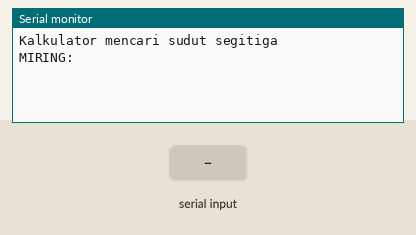
A sketch run on a simulated Arduino Uno, built with avr-gcc and run on an emulated ATmega328P. On the bench: the last lines printed to the serial monitor. The test bench sets the inputs (shaded band).

Above: at 1.2 s.
1.3 s: "90,45\n" received over Serial
At 2.0 s:
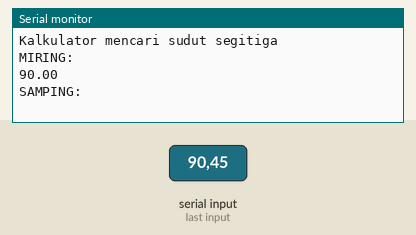
2.9 s: "30,150\n" received over Serial
At 4.2 s:
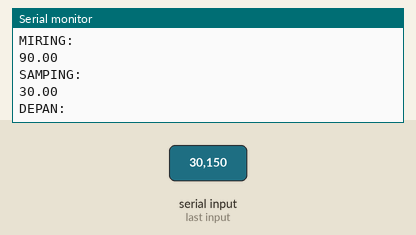
4.5 s: "5\n" received over Serial
At 5.9 s:
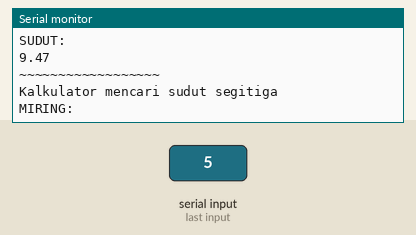
Timing chart, 0 to 7.5 s (numbered marks = the images above; inputs shaded):
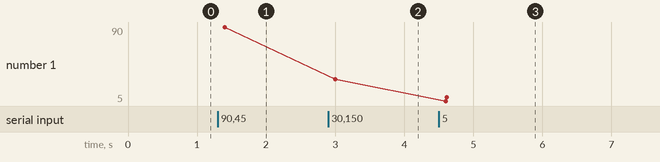

Measured:
- after the input at 1.3 s, the serial monitor: prints a new line after 0.10 s (image 1)
- after the input at 2.9 s, the serial monitor: prints a new line after 0.10 s (image 2)
- after the input at 4.5 s, the serial monitor: prints a new line after 0.10 s (image 3)
- plotted number 1: 90 → 30 after the input at 2.9 s, 30 → 9.47 after the input at 4.5 s

The sketch:

tugas.ino
```cpp
void setup(){
   Serial.begin(9600);
 }

void loop()
{

 Serial.println("Kalkulator mencari sudut segitiga ");
 Serial.println("MIRING: ");
 float a = getFloatFromSerialMonitor();
 Serial.println(a);
 Serial.println("SAMPING: ");
 float b = getFloatFromSerialMonitor();
 Serial.println(b);
 Serial.println("DEPAN: ");
 float c = getFloatFromSerialMonitor();
 Serial.println(c);
 Serial.println("SUDUT: ");
 float d= (atan(c/b)*(180/3.14));
 Serial.println(d);
 Serial.println("~~~~~~~~~~~~~~~~~~");
}

  float getFloatFromSerialMonitor(){
  char inData[20];
  float f=0;
  int a=0;
  while (a<1){
  String str;
  if (Serial.available()) {
    delay(100);
    int i=0;
    while (Serial.available() > 0) {
     char  inByte = Serial.read();
      str=str+inByte;
      inData[i]=inByte;
      i+=1;
      a=2;
    }
    f = atof(inData);
    memset(inData, 0, sizeof(inData));
  }
  }//END WHILE A<1
   return f;
  }
```
